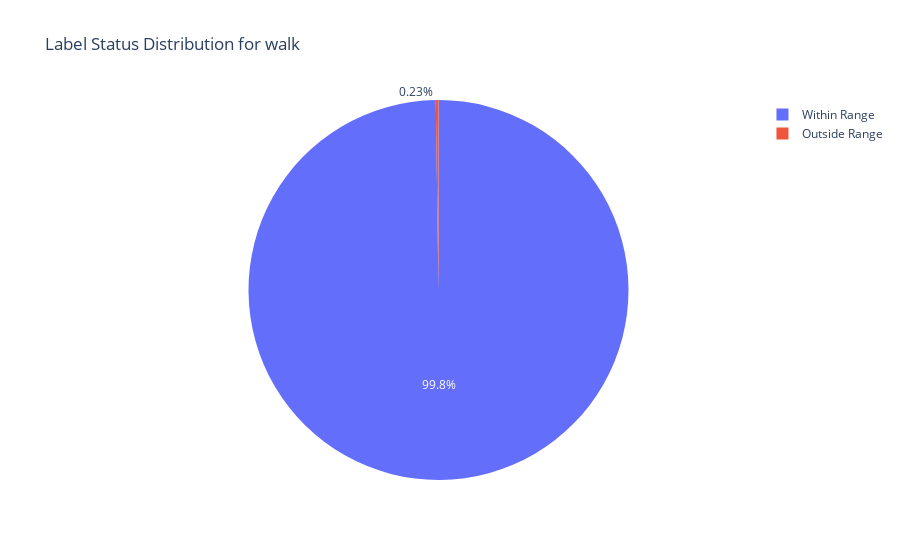
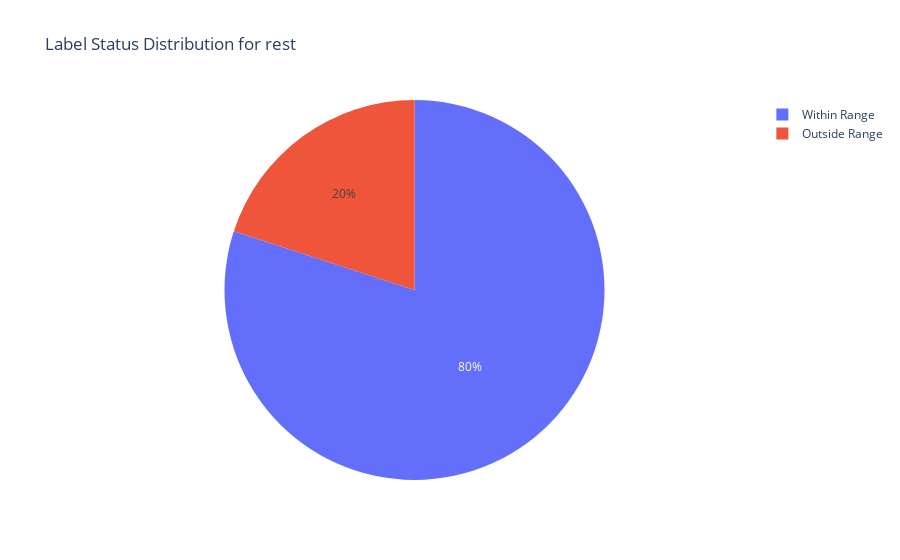

Write notebook code for charts like these, in order.
### Markdown cell above
## Label-specific Distribution of Label Status :

### Code cell
# Create a DataFrame for visualization
df = pd.DataFrame({'Label': labels, 'Gait Duration': gait_durations, 'Label Status': label_statuses})

# Get unique labels
unique_labels = df['Label'].unique()

# Create separate pie charts for each label
for label in unique_labels:
    filtered_data = df[df['Label'] == label]
    pie_fig = px.pie(filtered_data, names='Label Status', title=f'Label Status Distribution for {label}')
    pie_fig.show()

### Figure 1 — Plotly figure (JSON) as saved in the notebook; plotly's stock layout.template omitted (floating-point values rounded to 4 significant figures; data arrays with more than 128 entries replaced by an {"elided": "..."} marker saying what was removed)
{"data": [{"domain": {"x": [0, 1], "y": [0, 1]}, "hovertemplate": "Label Status=%{label}<extra></extra>", "labels": {"elided": "435 str values"}, "legendgroup": "", "name": "", "showlegend": true, "type": "pie"}], "layout": {"legend": {"tracegroupgap": 0}, "title": {"text": "Label Status Distribution for walk"}}}

### Figure 2 — Plotly figure (JSON) as saved in the notebook; plotly's stock layout.template omitted (floating-point values rounded to 4 significant figures)
{"data": [{"domain": {"x": [0, 1], "y": [0, 1]}, "hovertemplate": "Label Status=%{label}<extra></extra>", "labels": ["Outside Range", "Within Range", "Within Range", "Within Range", "Within Range", "Within Range", "Within Range", "Within Range", "Within Range", "Within Range", "Within Range", "Within Range", "Within Range", "Within Range", "Within Range", "Within Range", "Outside Range", "Within Range", "Within Range", "Outside Range", "Outside Range", "Within Range", "Within Range", "Within Range", "Within Range", "Outside Range", "Within Range", "Within Range", "Within Range", "Outside Range", "Within Range", "Within Range", "Within Range", "Outside Range", "Within Range"], "legendgroup": "", "name": "", "showlegend": true, "type": "pie"}], "layout": {"legend": {"tracegroupgap": 0}, "title": {"text": "Label Status Distribution for rest"}}}
